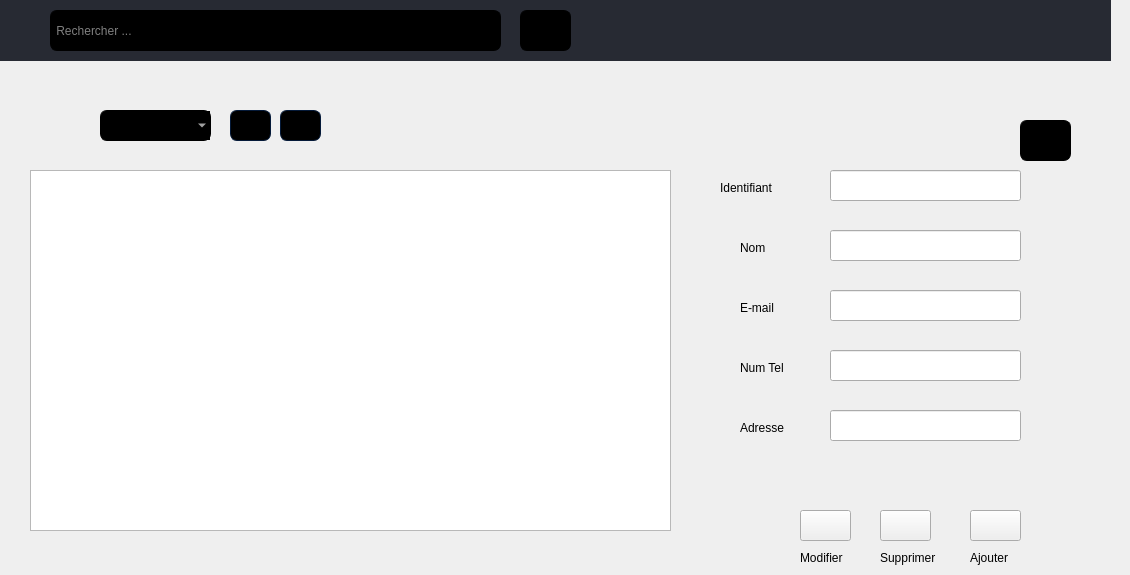
      <widget class="QWidget" name="page_10">
       <widget class="QPushButton" name="tri_decroissant_assureurs">
        <property name="geometry">
         <rect>
          <x>230</x>
          <y>110</y>
          <width>41</width>
          <height>31</height>
         </rect>
        </property>
        <property name="styleSheet">
         <string notr="true">QPushButton
{
	background-color: black;
	color: #ffffff;
	
	border-style: solid;
	border-width: 1px;
	border-radius: 7px;
	border-color: #051a39;
	padding: 5px;

}


QPushButton::flat
{
	background-color: transparent;
	border: none;
	color: #fff;

}


QPushButton::disabled
{
	background-color: #404040;
	color: #656565;
	border-color: #051a39;

}


QPushButton::hover
{
	background-color: rgba(183, 134, 32, 20%);
	border: 1px solid #b78620;

}


QPushButton::pressed
{
	background-color: qlineargradient(spread:repeat, x1:1, y1:0, x2:1, y2:1, stop:0 rgba(74, 74, 74, 255),stop:1 rgba(49, 49, 49, 255));
	border: 1px solid #b78620;

}


QPushButton::checked
{
	background-color: qlineargradient(spread:repeat, x1:1, y1:0, x2:1, y2:1, stop:0 rgba(74, 74, 74, 255),stop:1 rgba(49, 49, 49, 255));
	border: 1px solid #222;

}
</string>
        </property>
        <property name="text">
         <string/>
        </property>
        <property name="icon">
         <iconset resource="res.qrc">
          <normaloff>:/theme_sombre/fleche_bas.png</normaloff>:/theme_sombre/fleche_bas.png</iconset>
        </property>
       </widget>
       <widget class="QLineEdit" name="barre_recherche_assureurs">
        <property name="geometry">
         <rect>
          <x>50</x>
          <y>10</y>
          <width>451</width>
          <height>41</height>
         </rect>
        </property>
        <property name="styleSheet">
         <string notr="true">QLineEdit
{
	background-color: black;
	color: white;
	min-width: 80px;
	border-style: solid;
	border-width: 1px;
	border-radius: 7px;
	border-color: black
}</string>
        </property>
        <property name="text">
         <string/>
        </property>
        <property name="placeholderText">
         <string> Rechercher ...</string>
        </property>
       </widget>
       <widget class="QPushButton" name="pb_recherche_assureurs">
        <property name="geometry">
         <rect>
          <x>520</x>
          <y>10</y>
          <width>51</width>
          <height>41</height>
         </rect>
        </property>
        <property name="styleSheet">
         <string notr="true">QPushButton
{
	background-color: black;
	color: #ffffff;
	
	border-style: solid;
	border-width: 1px;
	border-radius: 7px;
	border-color: black;
	padding: 5px;

}


QPushButton::flat
{
	background-color: transparent;
	border: none;
	color: #fff;

}


QPushButton::disabled
{
	background-color: #404040;
	color: #656565;
	border-color: #051a39;

}


QPushButton::hover
{
	background-color: rgba(183, 134, 32, 20%);
	border: 1px solid #b78620;

}


QPushButton::pressed
{
	background-color: qlineargradient(spread:repeat, x1:1, y1:0, x2:1, y2:1, stop:0 rgba(74, 74, 74, 255),stop:1 rgba(49, 49, 49, 255));
	border: 1px solid #b78620;

}


QPushButton::checked
{
	background-color: qlineargradient(spread:repeat, x1:1, y1:0, x2:1, y2:1, stop:0 rgba(74, 74, 74, 255),stop:1 rgba(49, 49, 49, 255));
	border: 1px solid #222;

}

</string>
        </property>
        <property name="text">
         <string/>
        </property>
        <property name="icon">
         <iconset>
          <normaloff>:/theme_sombre/search1.png</normaloff>:/theme_sombre/search1.png</iconset>
        </property>
       </widget>
       <widget class="QLabel" name="marge_haute_2">
        <property name="geometry">
         <rect>
          <x>-10</x>
          <y>0</y>
          <width>1121</width>
          <height>61</height>
         </rect>
        </property>
        <property name="styleSheet">
         <string notr="true">background-color: #272a33;

border-color: #272a33;
	padding: 5px;
border-width: 3px;
border-style: solid ;</string>
        </property>
        <property name="text">
         <string/>
        </property>
       </widget>
       <widget class="QTableView" name="tabassureurs">
        <property name="geometry">
         <rect>
          <x>30</x>
          <y>170</y>
          <width>641</width>
          <height>361</height>
         </rect>
        </property>
        <property name="styleSheet">
         <string notr="true"/>
        </property>
       </widget>
       <widget class="QPushButton" name="tri_croissant_assureurs">
        <property name="geometry">
         <rect>
          <x>280</x>
          <y>110</y>
          <width>41</width>
          <height>31</height>
         </rect>
        </property>
        <property name="styleSheet">
         <string notr="true">QPushButton
{
	background-color: black;
	color: #ffffff;
	
	border-style: solid;
	border-width: 1px;
	border-radius: 7px;
	border-color: #051a39;
	padding: 5px;

}


QPushButton::flat
{
	background-color: transparent;
	border: none;
	color: #fff;

}


QPushButton::disabled
{
	background-color: #404040;
	color: #656565;
	border-color: #051a39;

}


QPushButton::hover
{
	background-color: rgba(183, 134, 32, 20%);
	border: 1px solid #b78620;

}


QPushButton::pressed
{
	background-color: qlineargradient(spread:repeat, x1:1, y1:0, x2:1, y2:1, stop:0 rgba(74, 74, 74, 255),stop:1 rgba(49, 49, 49, 255));
	border: 1px solid #b78620;

}


QPushButton::checked
{
	background-color: qlineargradient(spread:repeat, x1:1, y1:0, x2:1, y2:1, stop:0 rgba(74, 74, 74, 255),stop:1 rgba(49, 49, 49, 255));
	border: 1px solid #222;

}
</string>
        </property>
        <property name="text">
         <string/>
        </property>
        <property name="icon">
         <iconset resource="res.qrc">
          <normaloff>:/theme_sombre/fleche_haut.png</normaloff>:/theme_sombre/fleche_haut.png</iconset>
        </property>
       </widget>
       <widget class="QComboBox" name="liste_tri_assureurs">
        <property name="geometry">
         <rect>
          <x>100</x>
          <y>110</y>
          <width>111</width>
          <height>31</height>
         </rect>
        </property>
        <property name="styleSheet">
         <string notr="true">background-color: black;
	color: white;
	min-width: 80px;
	border-style: solid;
	border-width: 1px;
	border-radius: 7px;
	border-color: black</string>
        </property>
        <property name="currentText">
         <string/>
        </property>
       </widget>
       <widget class="QPushButton" name="clear_2">
        <property name="geometry">
         <rect>
          <x>1020</x>
          <y>120</y>
          <width>51</width>
          <height>41</height>
         </rect>
        </property>
        <property name="styleSheet">
         <string notr="true">QPushButton
{
	background-color: black;
	color: #ffffff;
	
	border-style: solid;
	border-width: 1px;
	border-radius: 7px;
	border-color: black;
	padding: 5px;

}


QPushButton::flat
{
	background-color: transparent;
	border: none;
	color: #fff;

}


QPushButton::disabled
{
	background-color: #404040;
	color: #656565;
	border-color: #051a39;

}


QPushButton::hover
{
	background-color: rgba(183, 134, 32, 20%);
	border: 1px solid #b78620;

}


QPushButton::pressed
{
	background-color: qlineargradient(spread:repeat, x1:1, y1:0, x2:1, y2:1, stop:0 rgba(74, 74, 74, 255),stop:1 rgba(49, 49, 49, 255));
	border: 1px solid #b78620;

}


QPushButton::checked
{
	background-color: qlineargradient(spread:repeat, x1:1, y1:0, x2:1, y2:1, stop:0 rgba(74, 74, 74, 255),stop:1 rgba(49, 49, 49, 255));
	border: 1px solid #222;

}
</string>
        </property>
        <property name="text">
         <string/>
        </property>
        <property name="icon">
         <iconset>
          <normaloff>:/theme_sombre/clear 2.png</normaloff>:/theme_sombre/clear 2.png</iconset>
        </property>
       </widget>
       <widget class="QPushButton" name="ajouter_assureurs">
        <property name="geometry">
         <rect>
          <x>970</x>
          <y>510</y>
          <width>51</width>
          <height>31</height>
         </rect>
        </property>
        <property name="styleSheet">
         <string notr="true"/>
        </property>
        <property name="text">
         <string/>
        </property>
        <property name="icon">
         <iconset>
          <normaloff>../../ajout.png</normaloff>../../ajout.png</iconset>
        </property>
       </widget>
       <widget class="QPushButton" name="modifier_assureurs">
        <property name="geometry">
         <rect>
          <x>800</x>
          <y>510</y>
          <width>51</width>
          <height>31</height>
         </rect>
        </property>
        <property name="styleSheet">
         <string notr="true"/>
        </property>
        <property name="text">
         <string/>
        </property>
        <property name="icon">
         <iconset>
          <normaloff>../../104668.png</normaloff>../../104668.png</iconset>
        </property>
       </widget>
       <widget class="QLabel" name="label_aj_2">
        <property name="geometry">
         <rect>
          <x>970</x>
          <y>550</y>
          <width>51</width>
          <height>16</height>
         </rect>
        </property>
        <property name="text">
         <string>Ajouter</string>
        </property>
       </widget>
       <widget class="QLabel" name="label_mdf_2">
        <property name="geometry">
         <rect>
          <x>800</x>
          <y>550</y>
          <width>51</width>
          <height>16</height>
         </rect>
        </property>
        <property name="text">
         <string>Modifier</string>
        </property>
       </widget>
       <widget class="QPushButton" name="supprimer_assureurs">
        <property name="geometry">
         <rect>
          <x>880</x>
          <y>510</y>
          <width>51</width>
          <height>31</height>
         </rect>
        </property>
        <property name="styleSheet">
         <string notr="true"/>
        </property>
        <property name="text">
         <string/>
        </property>
        <property name="icon">
         <iconset>
          <normaloff>../../delete-button.svg</normaloff>../../delete-button.svg</iconset>
        </property>
       </widget>
       <widget class="QLabel" name="label_spr_2">
        <property name="geometry">
         <rect>
          <x>880</x>
          <y>550</y>
          <width>61</width>
          <height>16</height>
         </rect>
        </property>
        <property name="text">
         <string>Supprimer</string>
        </property>
       </widget>
       <widget class="QLineEdit" name="tel_assureurs">
        <property name="geometry">
         <rect>
          <x>830</x>
          <y>350</y>
          <width>191</width>
          <height>31</height>
         </rect>
        </property>
       </widget>
       <widget class="QLabel" name="label_num_tel">
        <property name="geometry">
         <rect>
          <x>740</x>
          <y>360</y>
          <width>51</width>
          <height>16</height>
         </rect>
        </property>
        <property name="text">
         <string>Num Tel</string>
        </property>
       </widget>
       <widget class="QLineEdit" name="mail_assureurs">
        <property name="geometry">
         <rect>
          <x>830</x>
          <y>290</y>
          <width>191</width>
          <height>31</height>
         </rect>
        </property>
       </widget>
       <widget class="QLabel" name="label_nom_assureur">
        <property name="geometry">
         <rect>
          <x>740</x>
          <y>240</y>
          <width>31</width>
          <height>16</height>
         </rect>
        </property>
        <property name="text">
         <string>Nom</string>
        </property>
       </widget>
       <widget class="QLineEdit" name="id_assureurs">
        <property name="geometry">
         <rect>
          <x>830</x>
          <y>170</y>
          <width>191</width>
          <height>31</height>
         </rect>
        </property>
       </widget>
       <widget class="QLabel" name="label_id_assureurs">
        <property name="geometry">
         <rect>
          <x>720</x>
          <y>180</y>
          <width>61</width>
          <height>16</height>
         </rect>
        </property>
        <property name="text">
         <string>Identifiant</string>
        </property>
       </widget>
       <widget class="QLineEdit" name="nom_assureurs">
        <property name="geometry">
         <rect>
          <x>830</x>
          <y>230</y>
          <width>191</width>
          <height>31</height>
         </rect>
        </property>
       </widget>
       <widget class="QLabel" name="label_mail">
        <property name="geometry">
         <rect>
          <x>740</x>
          <y>300</y>
          <width>41</width>
          <height>16</height>
         </rect>
        </property>
        <property name="text">
         <string>E-mail</string>
        </property>
       </widget>
       <widget class="QLabel" name="msg_mail_assureurs">
        <property name="geometry">
         <rect>
          <x>830</x>
          <y>330</y>
          <width>191</width>
          <height>20</height>
         </rect>
        </property>
        <property name="styleSheet">
         <string notr="true"/>
        </property>
        <property name="lineWidth">
         <number>-2</number>
        </property>
        <property name="text">
         <string>&lt;span style=&quot;color: red&quot;&gt;&lt;/span&gt;</string>
        </property>
       </widget>
       <widget class="QLabel" name="msg_id_assureurs">
        <property name="geometry">
         <rect>
          <x>830</x>
          <y>210</y>
          <width>191</width>
          <height>20</height>
         </rect>
        </property>
        <property name="styleSheet">
         <string notr="true"/>
        </property>
        <property name="lineWidth">
         <number>-2</number>
        </property>
        <property name="text">
         <string>&lt;span style=&quot;color: red&quot;&gt;&lt;/span&gt;</string>
        </property>
       </widget>
       <widget class="QLabel" name="msg_tel_assureurs">
        <property name="geometry">
         <rect>
          <x>830</x>
          <y>390</y>
          <width>191</width>
          <height>20</height>
         </rect>
        </property>
        <property name="styleSheet">
         <string notr="true"/>
        </property>
        <property name="lineWidth">
         <number>-2</number>
        </property>
        <property name="text">
         <string>&lt;span style=&quot;color: red&quot;&gt;&lt;/span&gt;</string>
        </property>
       </widget>
       <widget class="QLabel" name="msg_nom_assureurs">
        <property name="geometry">
         <rect>
          <x>830</x>
          <y>270</y>
          <width>191</width>
          <height>20</height>
         </rect>
        </property>
        <property name="styleSheet">
         <string notr="true"/>
        </property>
        <property name="lineWidth">
         <number>-2</number>
        </property>
        <property name="text">
         <string>&lt;span style=&quot;color: red&quot;&gt;&lt;/span&gt;</string>
        </property>
       </widget>
       <widget class="QLabel" name="label_adresse_assureurs">
        <property name="geometry">
         <rect>
          <x>740</x>
          <y>420</y>
          <width>55</width>
          <height>16</height>
         </rect>
        </property>
        <property name="text">
         <string>Adresse</string>
        </property>
       </widget>
       <widget class="QLineEdit" name="adresse_assureurs">
        <property name="geometry">
         <rect>
          <x>830</x>
          <y>410</y>
          <width>191</width>
          <height>31</height>
         </rect>
        </property>
       </widget>
       <widget class="QLabel" name="msg_adresse_assureurs">
        <property name="geometry">
         <rect>
          <x>830</x>
          <y>450</y>
          <width>191</width>
          <height>20</height>
         </rect>
        </property>
        <property name="styleSheet">
         <string notr="true"/>
        </property>
        <property name="lineWidth">
         <number>-2</number>
        </property>
        <property name="text">
         <string>&lt;span style=&quot;color: red&quot;&gt;&lt;/span&gt;</string>
        </property>
       </widget>
       <widget class="QLabel" name="msg_local_assureurs">
        <property name="geometry">
         <rect>
          <x>830</x>
          <y>450</y>
          <width>191</width>
          <height>20</height>
         </rect>
        </property>
        <property name="styleSheet">
         <string notr="true"/>
        </property>
        <property name="lineWidth">
         <number>-2</number>
        </property>
        <property name="text">
         <string>&lt;span style=&quot;color: red&quot;&gt;&lt;/span&gt;</string>
        </property>
       </widget>
       <zorder>marge_haute_2</zorder>
       <zorder>tri_decroissant_assureurs</zorder>
       <zorder>barre_recherche_assureurs</zorder>
       <zorder>pb_recherche_assureurs</zorder>
       <zorder>tri_croissant_assureurs</zorder>
       <zorder>liste_tri_assureurs</zorder>
       <zorder>clear_2</zorder>
       <zorder>tabassureurs</zorder>
       <zorder>ajouter_assureurs</zorder>
       <zorder>modifier_assureurs</zorder>
       <zorder>label_aj_2</zorder>
       <zorder>label_mdf_2</zorder>
       <zorder>supprimer_assureurs</zorder>
       <zorder>label_spr_2</zorder>
       <zorder>label_num_tel</zorder>
       <zorder>label_nom_assureur</zorder>
       <zorder>label_id_assureurs</zorder>
       <zorder>label_mail</zorder>
       <zorder>tel_assureurs</zorder>
       <zorder>id_assureurs</zorder>
       <zorder>mail_assureurs</zorder>
       <zorder>nom_assureurs</zorder>
       <zorder>msg_mail_assureurs</zorder>
       <zorder>msg_id_assureurs</zorder>
       <zorder>msg_tel_assureurs</zorder>
       <zorder>msg_nom_assureurs</zorder>
       <zorder>label_adresse_assureurs</zorder>
       <zorder>adresse_assureurs</zorder>
       <zorder>msg_adresse_assureurs</zorder>
       <zorder>msg_local_assureurs</zorder>
      </widget>
